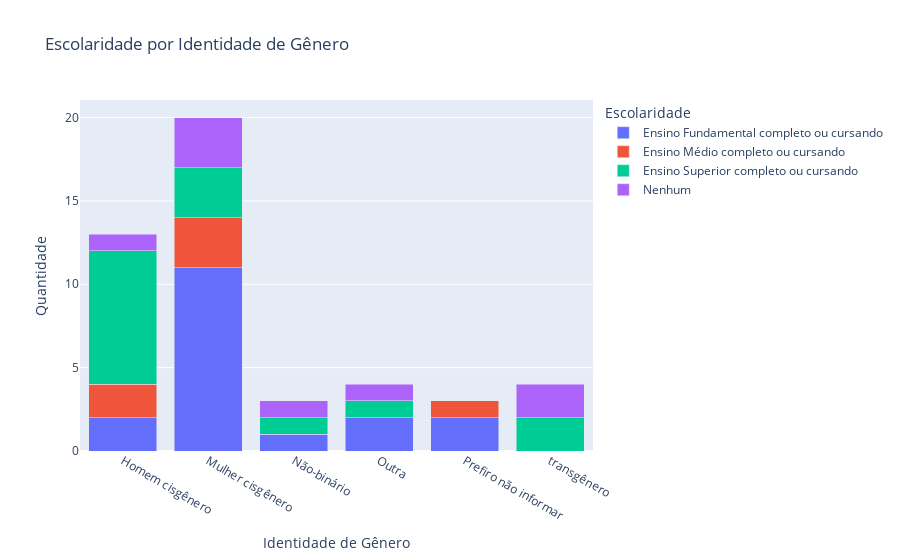

The notebook cell this image was saved under:
### Markdown cell above
#### Vendo a relação entre 'Identidade de Gênero' e 'Escolaridade'

### Code cell
# Exemplo de DataFrame com colunas 'Identidade de Gênero' e 'Escolaridade'
df_grouped = df_incluses.groupby(['Identidade de Gênero', 'Escolaridade']).size().reset_index(name='Contagem')

# Criando o gráfico de barras empilhadas
fig = px.bar(df_grouped, 
             x='Identidade de Gênero', 
             y='Contagem', 
             color='Escolaridade', 
             title='Escolaridade por Identidade de Gênero',
             labels={'Contagem': 'Quantidade', 'Identidade de Gênero': 'Identidade de Gênero'},
             barmode='stack')

fig.show()

### Figure 1 — Plotly figure (JSON) as saved in the notebook; plotly's stock layout.template omitted (floating-point values rounded to 4 significant figures)
{"data": [{"alignmentgroup": "True", "hovertemplate": "Escolaridade=Ensino Fundamental completo ou cursando<br>Identidade de Gênero=%{x}<br>Quantidade=%{y}<extra></extra>", "legendgroup": "Ensino Fundamental completo ou cursando", "marker": {"color": "#636efa", "pattern": {"shape": ""}}, "name": "Ensino Fundamental completo ou cursando", "offsetgroup": "Ensino Fundamental completo ou cursando", "orientation": "v", "showlegend": true, "textposition": "auto", "type": "bar", "x": ["Homem cisgênero", "Mulher cisgênero", "Não-binário", "Outra", "Prefiro não informar"], "xaxis": "x", "y": [2, 11, 1, 2, 2], "yaxis": "y"}, {"alignmentgroup": "True", "hovertemplate": "Escolaridade=Ensino Médio completo ou cursando<br>Identidade de Gênero=%{x}<br>Quantidade=%{y}<extra></extra>", "legendgroup": "Ensino Médio completo ou cursando", "marker": {"color": "#EF553B", "pattern": {"shape": ""}}, "name": "Ensino Médio completo ou cursando", "offsetgroup": "Ensino Médio completo ou cursando", "orientation": "v", "showlegend": true, "textposition": "auto", "type": "bar", "x": ["Homem cisgênero", "Mulher cisgênero", "Prefiro não informar"], "xaxis": "x", "y": [2, 3, 1], "yaxis": "y"}, {"alignmentgroup": "True", "hovertemplate": "Escolaridade=Ensino Superior completo ou cursando<br>Identidade de Gênero=%{x}<br>Quantidade=%{y}<extra></extra>", "legendgroup": "Ensino Superior completo ou cursando", "marker": {"color": "#00cc96", "pattern": {"shape": ""}}, "name": "Ensino Superior completo ou cursando", "offsetgroup": "Ensino Superior completo ou cursando", "orientation": "v", "showlegend": true, "textposition": "auto", "type": "bar", "x": ["Homem cisgênero", "Mulher cisgênero", "Não-binário", "Outra", "transgênero"], "xaxis": "x", "y": [8, 3, 1, 1, 2], "yaxis": "y"}, {"alignmentgroup": "True", "hovertemplate": "Escolaridade=Nenhum<br>Identidade de Gênero=%{x}<br>Quantidade=%{y}<extra></extra>", "legendgroup": "Nenhum", "marker": {"color": "#ab63fa", "pattern": {"shape": ""}}, "name": "Nenhum", "offsetgroup": "Nenhum", "orientation": "v", "showlegend": true, "textposition": "auto", "type": "bar", "x": ["Homem cisgênero", "Mulher cisgênero", "Não-binário", "Outra", "transgênero"], "xaxis": "x", "y": [1, 3, 1, 1, 2], "yaxis": "y"}], "layout": {"barmode": "stack", "legend": {"title": {"text": "Escolaridade"}, "tracegroupgap": 0}, "title": {"text": "Escolaridade por Identidade de Gênero"}, "xaxis": {"anchor": "y", "domain": [0, 1], "title": {"text": "Identidade de Gênero"}}, "yaxis": {"anchor": "x", "domain": [0, 1], "title": {"text": "Quantidade"}}}}
